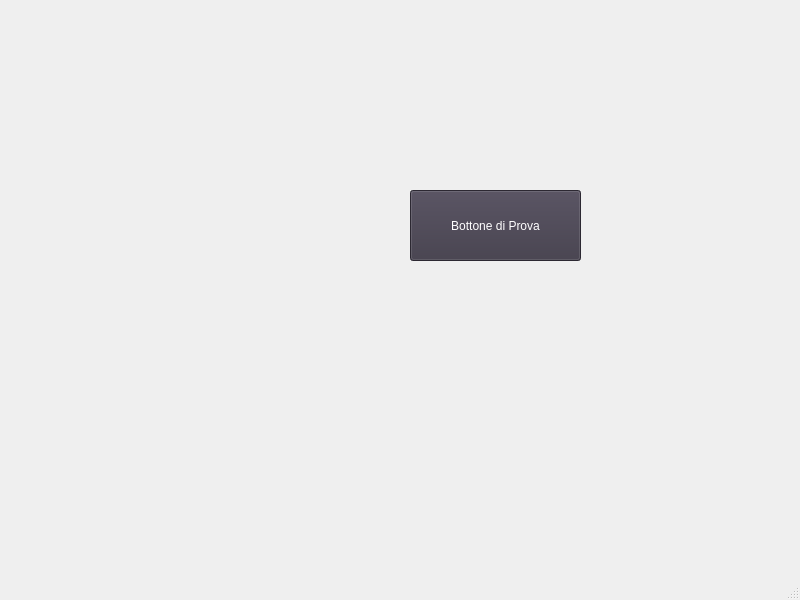
<?xml version="1.0" encoding="UTF-8"?>
<ui version="4.0">
 <class>MainWindow</class>
 <widget class="QMainWindow" name="MainWindow">
  <property name="geometry">
   <rect>
    <x>0</x>
    <y>0</y>
    <width>800</width>
    <height>600</height>
   </rect>
  </property>
  <property name="windowTitle">
   <string>MainWindow</string>
  </property>
  <widget class="QWidget" name="centralwidget">
   <widget class="QPushButton" name="test_btn">
    <property name="geometry">
     <rect>
      <x>410</x>
      <y>190</y>
      <width>171</width>
      <height>71</height>
     </rect>
    </property>
    <property name="palette">
     <palette>
      <active>
       <colorrole role="WindowText">
        <brush brushstyle="SolidPattern">
         <color alpha="255">
          <red>255</red>
          <green>255</green>
          <blue>255</blue>
         </color>
        </brush>
       </colorrole>
       <colorrole role="Button">
        <brush brushstyle="SolidPattern">
         <color alpha="255">
          <red>61</red>
          <green>56</green>
          <blue>70</blue>
         </color>
        </brush>
       </colorrole>
       <colorrole role="Light">
        <brush brushstyle="SolidPattern">
         <color alpha="255">
          <red>92</red>
          <green>84</green>
          <blue>105</blue>
         </color>
        </brush>
       </colorrole>
       <colorrole role="Midlight">
        <brush brushstyle="SolidPattern">
         <color alpha="255">
          <red>76</red>
          <green>70</green>
          <blue>87</blue>
         </color>
        </brush>
       </colorrole>
       <colorrole role="Dark">
        <brush brushstyle="SolidPattern">
         <color alpha="255">
          <red>31</red>
          <green>28</green>
          <blue>35</blue>
         </color>
        </brush>
       </colorrole>
       <colorrole role="Mid">
        <brush brushstyle="SolidPattern">
         <color alpha="255">
          <red>41</red>
          <green>37</green>
          <blue>47</blue>
         </color>
        </brush>
       </colorrole>
       <colorrole role="Text">
        <brush brushstyle="SolidPattern">
         <color alpha="255">
          <red>255</red>
          <green>255</green>
          <blue>255</blue>
         </color>
        </brush>
       </colorrole>
       <colorrole role="BrightText">
        <brush brushstyle="SolidPattern">
         <color alpha="255">
          <red>255</red>
          <green>255</green>
          <blue>255</blue>
         </color>
        </brush>
       </colorrole>
       <colorrole role="ButtonText">
        <brush brushstyle="SolidPattern">
         <color alpha="255">
          <red>255</red>
          <green>255</green>
          <blue>255</blue>
         </color>
        </brush>
       </colorrole>
       <colorrole role="Base">
        <brush brushstyle="SolidPattern">
         <color alpha="255">
          <red>0</red>
          <green>0</green>
          <blue>0</blue>
         </color>
        </brush>
       </colorrole>
       <colorrole role="Window">
        <brush brushstyle="SolidPattern">
         <color alpha="255">
          <red>61</red>
          <green>56</green>
          <blue>70</blue>
         </color>
        </brush>
       </colorrole>
       <colorrole role="Shadow">
        <brush brushstyle="SolidPattern">
         <color alpha="255">
          <red>0</red>
          <green>0</green>
          <blue>0</blue>
         </color>
        </brush>
       </colorrole>
       <colorrole role="AlternateBase">
        <brush brushstyle="SolidPattern">
         <color alpha="255">
          <red>30</red>
          <green>28</green>
          <blue>35</blue>
         </color>
        </brush>
       </colorrole>
       <colorrole role="ToolTipBase">
        <brush brushstyle="SolidPattern">
         <color alpha="255">
          <red>255</red>
          <green>255</green>
          <blue>220</blue>
         </color>
        </brush>
       </colorrole>
       <colorrole role="ToolTipText">
        <brush brushstyle="SolidPattern">
         <color alpha="255">
          <red>0</red>
          <green>0</green>
          <blue>0</blue>
         </color>
        </brush>
       </colorrole>
       <colorrole role="PlaceholderText">
        <brush brushstyle="SolidPattern">
         <color alpha="127">
          <red>255</red>
          <green>255</green>
          <blue>255</blue>
         </color>
        </brush>
       </colorrole>
       <colorrole role="Accent">
        <brush brushstyle="SolidPattern">
         <color alpha="255">
          <red>0</red>
          <green>0</green>
          <blue>0</blue>
         </color>
        </brush>
       </colorrole>
      </active>
      <inactive>
       <colorrole role="WindowText">
        <brush brushstyle="SolidPattern">
         <color alpha="255">
          <red>255</red>
          <green>255</green>
          <blue>255</blue>
         </color>
        </brush>
       </colorrole>
       <colorrole role="Button">
        <brush brushstyle="SolidPattern">
         <color alpha="255">
          <red>61</red>
          <green>56</green>
          <blue>70</blue>
         </color>
        </brush>
       </colorrole>
       <colorrole role="Light">
        <brush brushstyle="SolidPattern">
         <color alpha="255">
          <red>92</red>
          <green>84</green>
          <blue>105</blue>
         </color>
        </brush>
       </colorrole>
       <colorrole role="Midlight">
        <brush brushstyle="SolidPattern">
         <color alpha="255">
          <red>76</red>
          <green>70</green>
          <blue>87</blue>
         </color>
        </brush>
       </colorrole>
       <colorrole role="Dark">
        <brush brushstyle="SolidPattern">
         <color alpha="255">
          <red>31</red>
          <green>28</green>
          <blue>35</blue>
         </color>
        </brush>
       </colorrole>
       <colorrole role="Mid">
        <brush brushstyle="SolidPattern">
         <color alpha="255">
          <red>41</red>
          <green>37</green>
          <blue>47</blue>
         </color>
        </brush>
       </colorrole>
       <colorrole role="Text">
        <brush brushstyle="SolidPattern">
         <color alpha="255">
          <red>255</red>
          <green>255</green>
          <blue>255</blue>
         </color>
        </brush>
       </colorrole>
       <colorrole role="BrightText">
        <brush brushstyle="SolidPattern">
         <color alpha="255">
          <red>255</red>
          <green>255</green>
          <blue>255</blue>
         </color>
        </brush>
       </colorrole>
       <colorrole role="ButtonText">
        <brush brushstyle="SolidPattern">
         <color alpha="255">
          <red>255</red>
          <green>255</green>
          <blue>255</blue>
         </color>
        </brush>
       </colorrole>
       <colorrole role="Base">
        <brush brushstyle="SolidPattern">
         <color alpha="255">
          <red>0</red>
          <green>0</green>
          <blue>0</blue>
         </color>
        </brush>
       </colorrole>
       <colorrole role="Window">
        <brush brushstyle="SolidPattern">
         <color alpha="255">
          <red>61</red>
          <green>56</green>
          <blue>70</blue>
         </color>
        </brush>
       </colorrole>
       <colorrole role="Shadow">
        <brush brushstyle="SolidPattern">
         <color alpha="255">
          <red>0</red>
          <green>0</green>
          <blue>0</blue>
         </color>
        </brush>
       </colorrole>
       <colorrole role="AlternateBase">
        <brush brushstyle="SolidPattern">
         <color alpha="255">
          <red>30</red>
          <green>28</green>
          <blue>35</blue>
         </color>
        </brush>
       </colorrole>
       <colorrole role="ToolTipBase">
        <brush brushstyle="SolidPattern">
         <color alpha="255">
          <red>255</red>
          <green>255</green>
          <blue>220</blue>
         </color>
        </brush>
       </colorrole>
       <colorrole role="ToolTipText">
        <brush brushstyle="SolidPattern">
         <color alpha="255">
          <red>0</red>
          <green>0</green>
          <blue>0</blue>
         </color>
        </brush>
       </colorrole>
       <colorrole role="PlaceholderText">
        <brush brushstyle="SolidPattern">
         <color alpha="127">
          <red>255</red>
          <green>255</green>
          <blue>255</blue>
         </color>
        </brush>
       </colorrole>
       <colorrole role="Accent">
        <brush brushstyle="SolidPattern">
         <color alpha="255">
          <red>0</red>
          <green>0</green>
          <blue>0</blue>
         </color>
        </brush>
       </colorrole>
      </inactive>
      <disabled>
       <colorrole role="WindowText">
        <brush brushstyle="SolidPattern">
         <color alpha="255">
          <red>31</red>
          <green>28</green>
          <blue>35</blue>
         </color>
        </brush>
       </colorrole>
       <colorrole role="Button">
        <brush brushstyle="SolidPattern">
         <color alpha="255">
          <red>61</red>
          <green>56</green>
          <blue>70</blue>
         </color>
        </brush>
       </colorrole>
       <colorrole role="Light">
        <brush brushstyle="SolidPattern">
         <color alpha="255">
          <red>92</red>
          <green>84</green>
          <blue>105</blue>
         </color>
        </brush>
       </colorrole>
       <colorrole role="Midlight">
        <brush brushstyle="SolidPattern">
         <color alpha="255">
          <red>76</red>
          <green>70</green>
          <blue>87</blue>
         </color>
        </brush>
       </colorrole>
       <colorrole role="Dark">
        <brush brushstyle="SolidPattern">
         <color alpha="255">
          <red>31</red>
          <green>28</green>
          <blue>35</blue>
         </color>
        </brush>
       </colorrole>
       <colorrole role="Mid">
        <brush brushstyle="SolidPattern">
         <color alpha="255">
          <red>41</red>
          <green>37</green>
          <blue>47</blue>
         </color>
        </brush>
       </colorrole>
       <colorrole role="Text">
        <brush brushstyle="SolidPattern">
         <color alpha="255">
          <red>31</red>
          <green>28</green>
          <blue>35</blue>
         </color>
        </brush>
       </colorrole>
       <colorrole role="BrightText">
        <brush brushstyle="SolidPattern">
         <color alpha="255">
          <red>255</red>
          <green>255</green>
          <blue>255</blue>
         </color>
        </brush>
       </colorrole>
       <colorrole role="ButtonText">
        <brush brushstyle="SolidPattern">
         <color alpha="255">
          <red>31</red>
          <green>28</green>
          <blue>35</blue>
         </color>
        </brush>
       </colorrole>
       <colorrole role="Base">
        <brush brushstyle="SolidPattern">
         <color alpha="255">
          <red>61</red>
          <green>56</green>
          <blue>70</blue>
         </color>
        </brush>
       </colorrole>
       <colorrole role="Window">
        <brush brushstyle="SolidPattern">
         <color alpha="255">
          <red>61</red>
          <green>56</green>
          <blue>70</blue>
         </color>
        </brush>
       </colorrole>
       <colorrole role="Shadow">
        <brush brushstyle="SolidPattern">
         <color alpha="255">
          <red>0</red>
          <green>0</green>
          <blue>0</blue>
         </color>
        </brush>
       </colorrole>
       <colorrole role="AlternateBase">
        <brush brushstyle="SolidPattern">
         <color alpha="255">
          <red>61</red>
          <green>56</green>
          <blue>70</blue>
         </color>
        </brush>
       </colorrole>
       <colorrole role="ToolTipBase">
        <brush brushstyle="SolidPattern">
         <color alpha="255">
          <red>255</red>
          <green>255</green>
          <blue>220</blue>
         </color>
        </brush>
       </colorrole>
       <colorrole role="ToolTipText">
        <brush brushstyle="SolidPattern">
         <color alpha="255">
          <red>0</red>
          <green>0</green>
          <blue>0</blue>
         </color>
        </brush>
       </colorrole>
       <colorrole role="PlaceholderText">
        <brush brushstyle="SolidPattern">
         <color alpha="127">
          <red>31</red>
          <green>28</green>
          <blue>35</blue>
         </color>
        </brush>
       </colorrole>
       <colorrole role="Accent">
        <brush brushstyle="SolidPattern">
         <color alpha="255">
          <red>43</red>
          <green>39</green>
          <blue>49</blue>
         </color>
        </brush>
       </colorrole>
      </disabled>
     </palette>
    </property>
    <property name="text">
     <string>Bottone di Prova</string>
    </property>
   </widget>
  </widget>
  <widget class="QMenuBar" name="menubar">
   <property name="geometry">
    <rect>
     <x>0</x>
     <y>0</y>
     <width>800</width>
     <height>23</height>
    </rect>
   </property>
  </widget>
  <widget class="QStatusBar" name="statusbar"/>
 </widget>
 <resources/>
 <connections/>
</ui>
